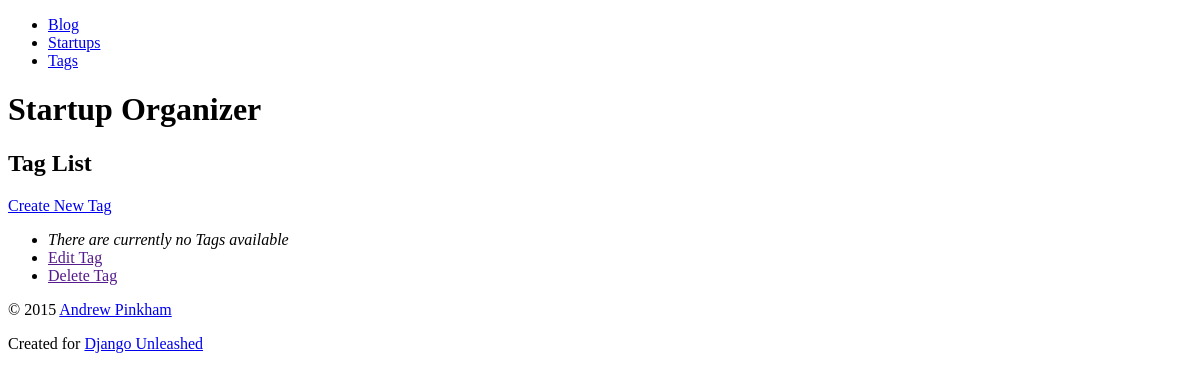
/tag/, run on an earlier commit of the app's database.
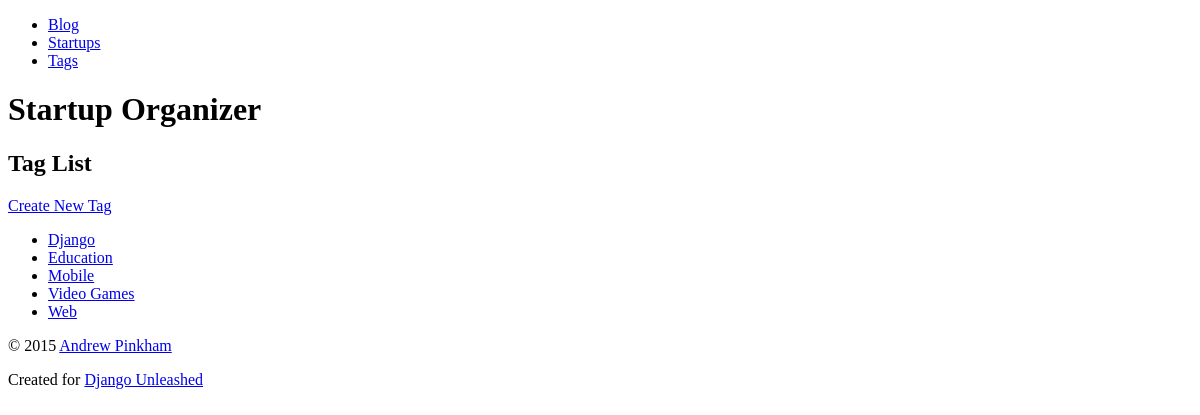
And on a later commit of the database.
### organizer/models.py (models this page shows, shortened)
class Tag(models.Model):
    name = models.CharField(max_length=31,
                            unique=True)
    slug = models.SlugField(max_length=31,
                            unique=True,
                            help_text='A label for URL config.')
    class Meta:
         ordering = ['name']
    def get_absolute_url(self):
        return reverse('organizer_tag_detail',
                       kwargs={'slug': self.slug})

### organizer/views.py (the view)
# urls.py: url(r'^tag/$', tag_list, name='organizer_tag_list'),
def tag_list(request):
    tag_list = Tag.objects.all()
    return render_to_response('organizer/tag_list.html',
                              {'tag_list': tag_list})

### organizer/templates/organizer/tag_list.html (shortened to what this page needs)
{% extends parent_template|default:"organizer/base_organizer.html" %}
{% block content %}
<h2>Tag List</h2>
<div>
    <a href="{% url 'organizer_tag_create' %}">Create New Tag</a>
</div>
<ul>
    {% for tag in tag_list %}
    <li><a href="{{ tag.get_absolute_url }}">{{ tag.name|title }}</a></li>
    {% empty %}
    <li><em>There are currently no Tags available</em></li>
    <li><a href="{{ tag.get_update_url }}">Edit Tag</a></li>
    <li><a href="{{ tag.get_delete_url }}">Delete Tag</a></li>
    {% endfor %}
</ul>
{% endblock %}

What changed in the data, as far as the page shows it:
added Tag: name "Django"
added Tag: name "Education"
added Tag: name "Mobile"
added Tag: name "Video Games"
added Tag: name "Web"
Also different on the page:
text no longer shown: "There are currently no Tags available Edit Tag Delete Tag"
